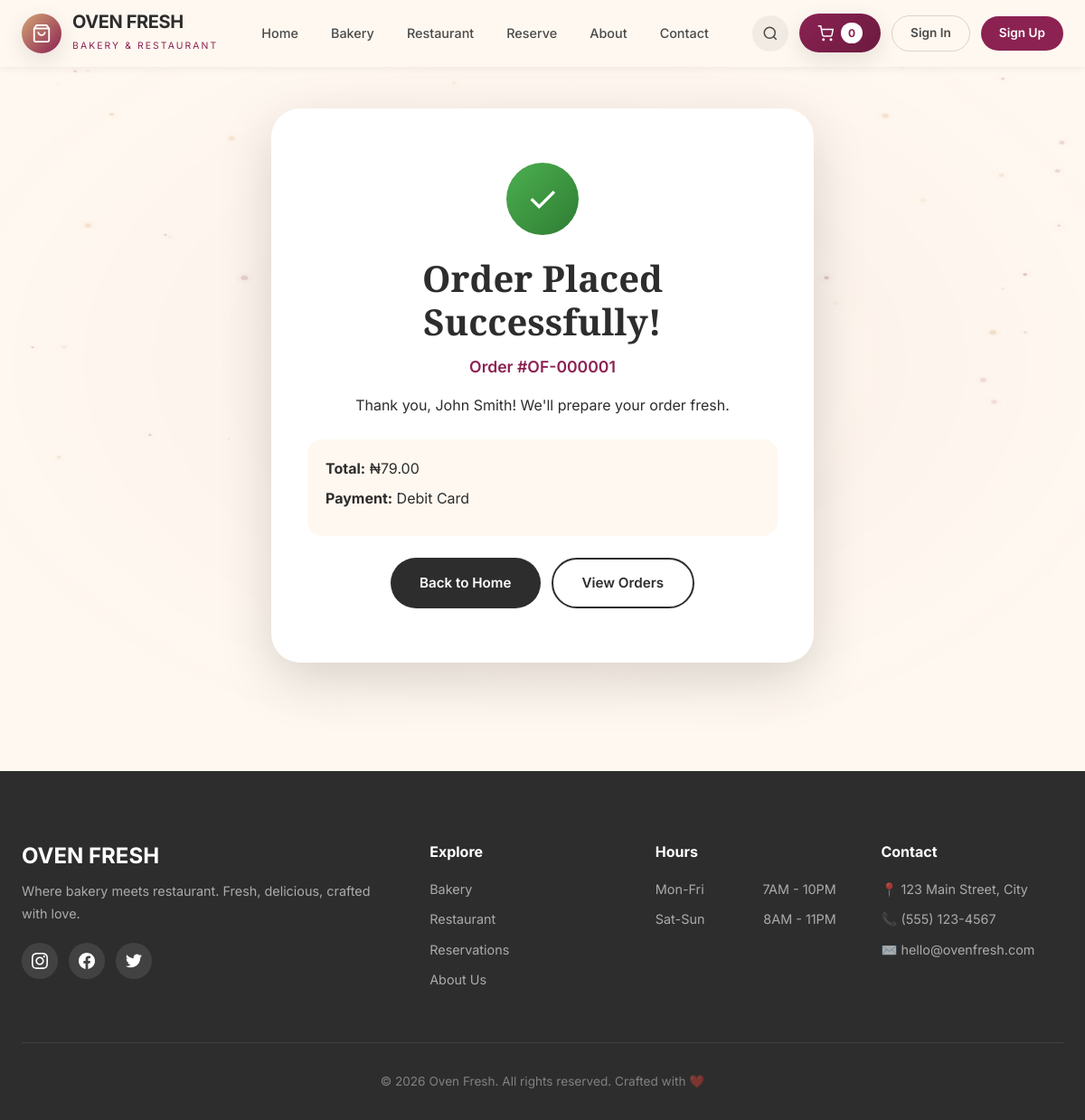
The page /order/success/1/ on the database its author committed.
### shop/models.py (models this page shows, shortened)
class Order(models.Model):
    STATUS_CHOICES = [
        ('pending', 'Pending'),
        ('confirmed', 'Confirmed'),
        ('preparing', 'Preparing'),
        ('ready', 'Ready'),
        ('delivered', 'Delivered'),
        ('cancelled', 'Cancelled'),
    ]
    PAYMENT_CHOICES = [
        ('transfer', 'Bank Transfer'),
        ('debit', 'Debit Card'),
    ]
    name = models.CharField(max_length=200)
    email = models.EmailField()
    phone = models.CharField(max_length=20)
    address = models.TextField()
    payment_method = models.CharField(max_length=20, choices=PAYMENT_CHOICES, default='card')
    total_amount = models.DecimalField(max_digits=10, decimal_places=2)
    status = models.CharField(max_length=20, choices=STATUS_CHOICES, default='pending')
    notes = models.TextField(blank=True)
    created_at = models.DateTimeField(auto_now_add=True)
    class Meta:
        ordering = ['-created_at']
    @property
    def order_number(self):
        return f"OF-{str(self.id).zfill(6)}"

### shop/views.py (the view)
# urls.py: path('order/success/<int:order_id>/', views.order_success, name='order_success'),
def order_success(request, order_id):
    order = get_object_or_404(Order, id=order_id)
    return render(request, 'order_success.html', {'order': order})

### shop/context_processors.py (called while the page is built)
def cart_context(request):
    cart = Cart(request)
    is_admin_user = False
    if request.user.is_authenticated:
        is_admin_user = request.user.is_superuser or request.user.groups.filter(name__in=['Main Admin', 'Manager']).exists()
    return {
        'cart': cart,
        'cart_count': len(cart),
        'cart_total': cart.get_total_price(),
        'is_admin_user': is_admin_user,
    }

    def __len__(self):
        return sum(item['quantity'] for item in self.cart.values())

    def get_total_price(self):
        return sum(Decimal(item['price']) * item['quantity'] for item in self.cart.values())

### shop/templates/order_success.html (shortened to what this page needs)
{% extends 'base.html' %}
{% block content %}
<section class="success-section">
    <div class="container">
        <div class="success-card">
            <div class="success-icon">✓</div>
            <h1>Order Placed Successfully!</h1>
            <p class="order-number">Order #{{ order.order_number }}</p>
            <p>Thank you, {{ order.name }}! We'll prepare your order fresh.</p>
            <div class="success-details">
                <p><strong>Total:</strong> ₦{{ order.total_amount|floatformat:2 }}</p>
                <p><strong>Payment:</strong> {{ order.get_payment_method_display }}</p>
            </div>
            <div class="success-actions">
                <a href="{% url 'home' %}" class="btn btn-dark">Back to Home</a>
                <a href="{% url 'orders' %}?email={{ order.email }}" class="btn btn-outline">View Orders</a>
            </div>
        </div>
    </div>
</section>
{% endblock %}

### shop/static/css/style.css (style rules this page uses)
* { margin: 0; padding: 0; box-sizing: border-box; }
:root { --cream: #FFF8F0; --cream-dark: #F5E6D3; --dark: #2D2D2D; --dark-soft: #4A4A4A; --bakery-gold: #D4A574; --bakery-gold-dark: #B8864F; --bakery-light: #F5E6D3; --restaurant-burgundy: #8B2252; --restaurant-burgundy-dark: #6B1A3F; --restaurant-rose: #E8A5A5; --restaurant-light: #F5E0E0; --success: #4CAF50; --shadow-sm: 0 2px 8px rgba(0,0,0,0.06); --shadow-md: 0 8px 24px rgba(0,0,0,0.1); --shadow-lg: 0 20px 60px rgba(0,0,0,0.15); --radius-sm: 8px; --radius-md: 16px; --radius-lg: 24px; --radius-xl: 32px; }
body { font-family: 'Inter', -apple-system, BlinkMacSystemFont, sans-serif; background: var(--cream); color: var(--dark); line-height: 1.6; overflow-x: hidden; }
h1, h2, h3, h4 { font-family: 'Playfair Display', serif; font-weight: 700; line-height: 1.2; }
.container { max-width: 1280px; margin: 0 auto; padding: 0 24px; }
a { text-decoration: none; color: inherit; }
.scroll-fade { opacity: 0; transform: translateY(30px); transition: opacity 0.6s ease, transform 0.6s ease; }
.scroll-fade.visible { opacity: 1; transform: translateY(0); }
.btn { display: inline-flex; align-items: center; justify-content: center; gap: 8px; padding: 14px 32px; font-size: 0.95rem; font-weight: 600; border-radius: 999px; border: none; cursor: pointer; transition: all 0.3s; font-family: inherit; }
.btn-dark { background: var(--dark); color: white; }
.btn-outline { background: transparent; color: var(--dark); border: 2px solid var(--dark); }
section { position: relative; z-index: 1; }
.success-section { padding: 120px 0; min-height: 80vh; display: flex; align-items: center; }
.success-card { max-width: 600px; margin: 0 auto; background: white; padding: 60px 40px; border-radius: var(--radius-xl); text-align: center; box-shadow: var(--shadow-lg); }
.success-icon { width: 80px; height: 80px; background: linear-gradient(135deg, #4CAF50, #2E7D32); color: white; border-radius: 50%; display: flex; align-items: center; justify-content: center; font-size: 2.5rem; margin: 0 auto 24px; animation: popIn 0.6s ease; }
.success-card h1 { font-size: 2.5rem; margin-bottom: 12px; }
.order-number { color: var(--restaurant-burgundy); font-weight: 600; font-size: 1.1rem; margin-bottom: 16px; }
.success-details { background: var(--cream); padding: 20px; border-radius: var(--radius-md); margin: 24px 0; text-align: left; }
.success-details p { margin-bottom: 8px; }
.success-actions { display: flex; gap: 12px; justify-content: center; flex-wrap: wrap; margin-top: 24px; }

### rows shown on the page
Order: order_number "OF-000001", name "John Smith", total_amount "79.00", payment_method "Debit Card"

### other values the page prints
{{ cart_count }} "0"
